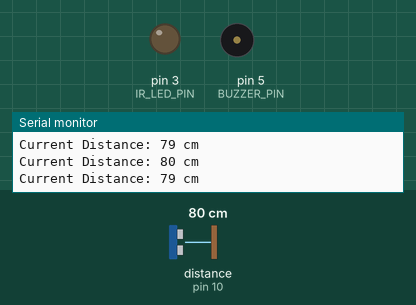
Simulated run of this sketch. Board: Arduino Uno, built with avr-gcc and run on an emulated ATmega328P. On the bench: output pins drawn as LEDs (lit = HIGH), buzzer (waves = sounding, pin HIGH), the last lines printed to the serial monitor. Wiring (inferred from the names in the program): ultrasonic range finder: trigger pin 9; echo pin 10. Inputs (shaded band) come from the test bench; at power-on: distance to the obstacle (sensor on pin 10) 80 cm. The echo pulse lasts 58.3 µs per cm; pins used as bus, display or sensor lines are not drawn.

Above: at 1.2 s.
1.3 s: distance to the obstacle (sensor on pin 10) set to 2 cm
At 1.7 s:
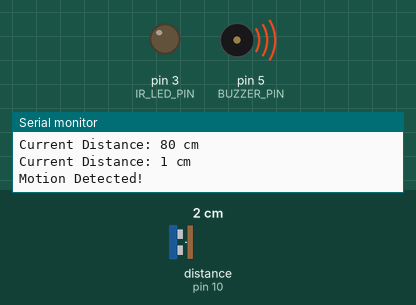
3.3 s: distance to the obstacle (sensor on pin 10) set to 4 cm
Timing chart, 0 to 6.3 s (numbered marks = the images above; inputs shaded):
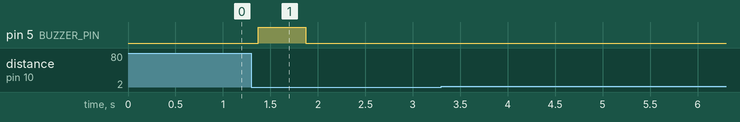

The sketch:

IR_Motion_TV_8.ino
```cpp
#include <IRremote.h>

#define TRIG_PIN 9    // Trigger pin of the ultrasonic sensor
#define ECHO_PIN 10   // Echo pin of the ultrasonic sensor
#define BUZZER_PIN 5  // Pin connected to the active buzzer
#define IR_LED_PIN 3  // Pin where the IR LED is connected

IRsend irsend;  // Create an IR send object

long duration;
int distance;
int previousDistance = 0;   // Store the last distance value
const int motionThreshold = 65;  // Change in distance threshold to detect motion (cm)
unsigned long lastMotionTime = 0;  // Time of the last detected motion
const unsigned long debounceDelay = 1000;  // Delay to prevent double detection (in ms)
bool isMotionDetected = false;  // State flag for motion detection

// Replace with the hex code you captured from the remote control
unsigned long irCode = 0x20DF10EF;  // Example IR code (replace this with your captured hex code)

void setup() {
  pinMode(TRIG_PIN, OUTPUT);   // Set TRIG pin as an OUTPUT
  pinMode(ECHO_PIN, INPUT);    // Set ECHO pin as an INPUT
  pinMode(BUZZER_PIN, OUTPUT); // Set BUZZER pin as an OUTPUT
  pinMode(IR_LED_PIN, OUTPUT); // Set IR LED pin as an OUTPUT

  Serial.begin(9600);  // Start serial communication
}

void playBuzzer() {
  digitalWrite(BUZZER_PIN, HIGH);  // Turn on the active buzzer
  delay(500);                      // Keep it on for 500 ms
  digitalWrite(BUZZER_PIN, LOW);   // Turn off the active buzzer
}

void loop() {
  // Send a 10-microsecond pulse to the TRIG pin
  digitalWrite(TRIG_PIN, LOW);
  delayMicroseconds(2);
  digitalWrite(TRIG_PIN, HIGH);
  delayMicroseconds(10);
  digitalWrite(TRIG_PIN, LOW);

  // Read the duration of the pulse from the ECHO pin
  duration = pulseIn(ECHO_PIN, HIGH);

  // Calculate distance in cm
  distance = duration * 0.0344 / 2;  // Speed of sound = 0.0344 cm/us

  Serial.print("Current Distance: ");
  Serial.print(distance);
  Serial.println(" cm");

  // Get the current time
  unsigned long currentTime = millis();

  // Check for significant change in distance to detect motion
  if (!isMotionDetected && abs(distance - previousDistance) > motionThreshold) {
    // Prevent double detection by checking debounce delay
    if (currentTime - lastMotionTime > debounceDelay) {
      Serial.println("Motion Detected!");

      // Play sound pattern on the active buzzer
      playBuzzer();

      // Send the IR signal to turn on the TV
      irsend.sendNEC(irCode, 32);  // 32 is the bit length for the NEC protocol

      // Set motion detected flag
      isMotionDetected = true;

      // Update the last motion time
      lastMotionTime = currentTime;
    }
  }

  // Reset the motion detected flag after debounceDelay
  if (isMotionDetected && currentTime - lastMotionTime > debounceDelay) {
    isMotionDetected = false;
  }

  // Update the previous distance
  previousDistance = distance;

  delay(100);  // Short delay to stabilize readings
}
```

Measured:
- after the input at 1.3 s, pin 5 (BUZZER_PIN): LOW → HIGH after 0.07 s, → LOW 0.50 s later
